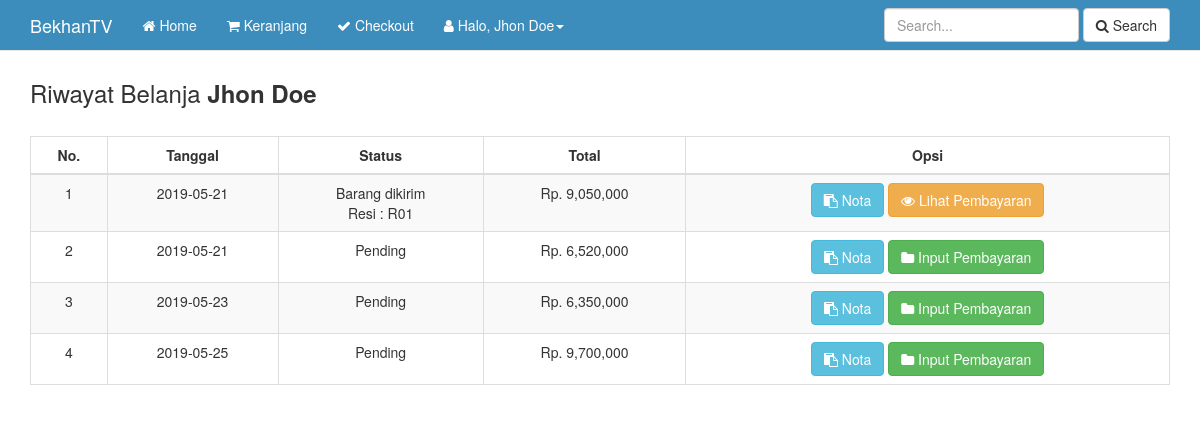
The app's page /riwayat.php (signed in) with its own data.
### tables this page shows
CREATE TABLE `pembelian` (
  `id_pembelian` int(11) NOT NULL,
  `id_pelanggan` int(11) NOT NULL,
  `id_ongkir` int(5) NOT NULL,
  `tanggal_pembelian` date NOT NULL,
  `total_pembelian` int(11) NOT NULL,
  `nama_kota` varchar(100) NOT NULL,
  `tarif` int(11) NOT NULL,
  `alamat_pengiriman` text NOT NULL,
  `status_pembelian` varchar(100) NOT NULL DEFAULT 'Pending',
  `resi_pengiriman` varchar(50) NOT NULL
);

### riwayat.php (the view, shortened to what this page needs)
<?php
    include 'koneksi.php';
?>
<!DOCTYPE html>
<html lang="en">
<head>
    <link rel="stylesheet" href="admin/assets/bower_components/bootstrap/dist/css/bootstrap.min.css">
    <link rel="stylesheet" href="admin/assets/bower_components/font-awesome-4.7.0/css/font-awesome.min.css">
    <link rel="stylesheet" href="assets/menu.css">
</head>
<body>
    <?php include 'menu.php'; ?>
    <section class="riwayat">
        <div class="container">
            <h3>Riwayat Belanja <strong><?=$_SESSION['pelanggan']['nama_pelanggan']; ?></strong></h3>
            <br>
            <div class="table-responsive">
                <table class="table table-bordered table-striped text-center">
                    <thead>
                        <tr>
                            <th class="text-center">No.</th>
                            <th class="text-center">Tanggal</th>
                            <th class="text-center">Status</th>
                            <th class="text-center">Total</th>
                            <th class="text-center">Opsi</th>
                        </tr>
                    </thead>
                    <tbody>
                        <?php
                        $no = 1;
                        $id_pelanggan = $_SESSION['pelanggan']['id_pelanggan'];
                        $ambil = $koneksi->query("SELECT * FROM pembelian WHERE id_pelanggan = '$id_pelanggan' ");
                        while($riwayat = $ambil->fetch_assoc()) { ?>
                        <tr>
                            <td><?=$no; ?></td>
                            <td><?=$riwayat['tanggal_pembelian']; ?></td>
                            <td><?=$riwayat['status_pembelian']; ?>
                            <br>
                            <?php if(!empty($riwayat['resi_pengiriman'])) : ?>
                            Resi : <?=$riwayat['resi_pengiriman']; ?>
                            <?php endif; ?>
                            </td>
                            <td>Rp. <?=number_format($riwayat['total_pembelian']); ?></td>
                            <td>
                                <a href="nota.php?id=<?=$riwayat['id_pembelian']; ?>" class="btn btn-info"><i class="fa fa-clipboard"></i> Nota</a>
                                <?php if($riwayat['status_pembelian'] == 'Pending') : ?>
                                <a href="pembayaran.php?id=<?=$riwayat['id_pembelian']; ?>" class="btn btn-success"><i class="fa fa-folder"></i> Input Pembayaran</a>
                                <?php else : ?>
                                <a href="lihat_pembayaran.php?id=<?=$riwayat['id_pembelian']; ?>" class="btn btn-warning"><i class="fa fa-eye"></i> Lihat Pembayaran</a>
                                <?php endif; ?>
                            </td>
                        </tr>
                        <?php $no++; ?>
                        <?php } ?>
                    </tbody>
                </table>
            </div>
        </div>
    </section>
</body>
</html>

### records on screen
pembelian: tanggal_pembelian "2019-05-21", status_pembelian "Barang dikirim", resi_pengiriman "R01", total_pembelian "9,050,000"
pembelian: tanggal_pembelian "2019-05-21", status_pembelian "Pending", total_pembelian "6,520,000"
pembelian: tanggal_pembelian "2019-05-23", status_pembelian "Pending", total_pembelian "6,350,000"
pembelian: tanggal_pembelian "2019-05-25", status_pembelian "Pending", total_pembelian "9,700,000"

### other values on screen
$_SESSION['pelanggan']['nama_pelanggan'] "Jhon Doe"
